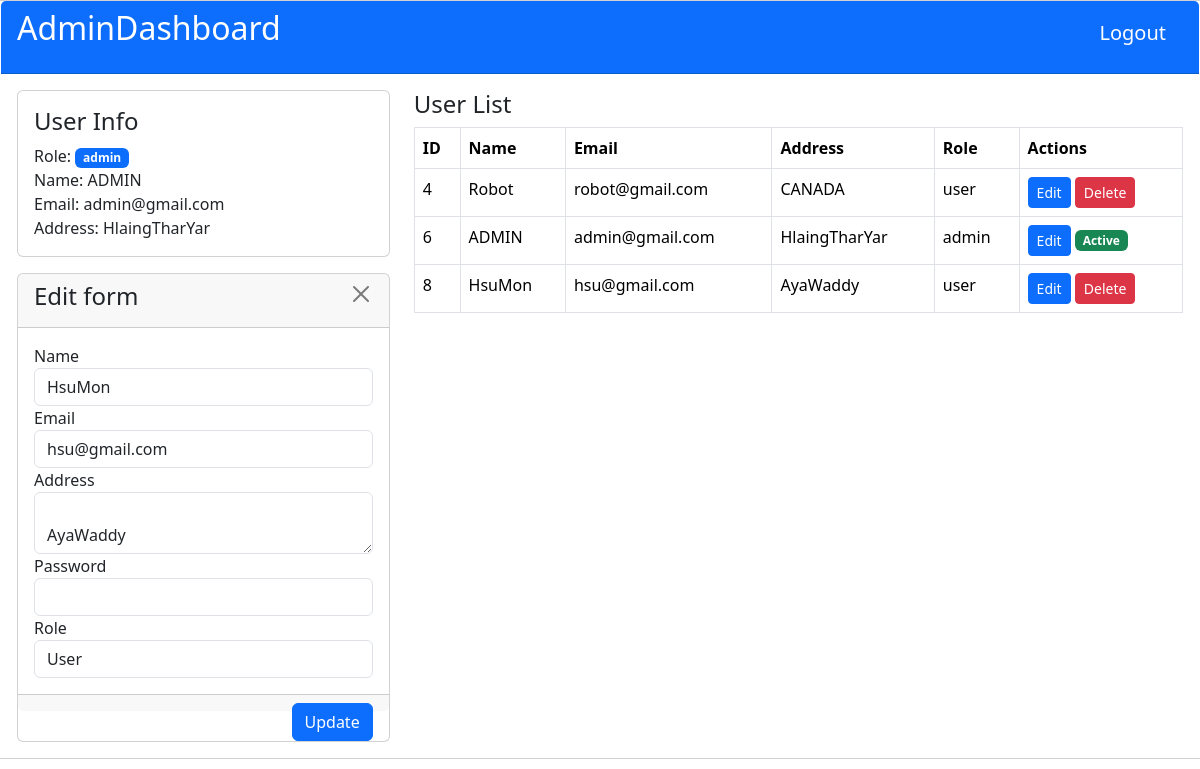
Page /admin-dashboard.php?id=8 (signed in) on the committed database.
### tables this page shows
CREATE TABLE `users` (
  `id` int(11) NOT NULL AUTO_INCREMENT,
  `name` varchar(255) NOT NULL,
  `email` varchar(255) NOT NULL,
  `address` text NOT NULL,
  `password` varchar(255) NOT NULL,
  `role` varchar(100) NOT NULL DEFAULT 'user',
  PRIMARY KEY (`id`)
);

### admin-dashboard.php (the view, shortened to what this page needs)
<?php
include "_actions/connect.php";
$sql = "select * from users";
$users = $db->query($sql);
$editFormState = false;
if (isset($_GET['id'])) {
    $editFormState = true;
    $editID = $_GET['id'];
    $editSql = "select * from users where id=$editID";
    $sqlData = $db->query($editSql);
    $userInfo = $sqlData->fetch_assoc();
}
?>
<!DOCTYPE html>
<html lang="en">
<head>
    <link href="https://cdn.jsdelivr.net/npm/bootstrap@5.3.2/dist/css/bootstrap.min.css" rel="stylesheet">
</head>
<body>
    <div class="container-flude">
        <div class="row">
            <div class="card">
                <div class="card-header bg-primary">
                    <div class="card-title">
                        <div class="row">
                            <div class="col-md-6">
                                <h2 class="text-white">AdminDashboard</h2>
                            </div>
                            <div class="col-md-6">
                                <div class="float-end">
                                    <a href="_actions/logout.php" class="btn btn-lg btn-primary" onclick="return confirm('Are you sure?')">
                                        Logout
                                    </a>
                                </div>
                            </div>
                        </div>
                    </div>
                </div>
                <div class="card-body">
                    <div class="row">
                        <div class="col-md-4">
                            <div class="card">
                                <div class="card-body">
                                    <h4>User Info</h4>
                                    <div>
                                        Role: <span class="badge text-bg-primary"><?php echo $_SESSION['user']['role']; ?></span>
                                    </div>
                                    <div>
                                        Name: <?php echo $_SESSION['user']['name']; ?>
                                    </div>
                                    <div>
                                        Email: <?php echo $_SESSION['user']['email']; ?>
                                    </div>
                                    <div>
                                        Address: <?php echo $_SESSION['user']['address']; ?>
                                    </div>
                                </div>
                            </div>
                            <?php if ($editFormState) : ?>
                                <div class="card mt-3">
                                    <form action="_actions/update.php" method="post">
                                        <div class="card-header">
                                            <h4>
                                                Edit form
                                                <a href="admin-dashboard.php" class="btn btn-close float-end"></a>
                                            </h4>
                                        </div>
                                        <div class="card-body">
                                            <div class="form-group">
                                                <label for="">Name</label>
                                                <input type="text" name="name" class="form-control" value="<?= $userInfo['name'] ?>">
                                            </div>
                                            <div class="form-group">
                                                <label for="">Email</label>
                                                <input type="email" name="email" class="form-control" value="<?= $userInfo['email'] ?>">
                                            </div>
                                            <div class="form-group">
                                                <label for="">Address</label>
                                                <textarea type="text" name="address" class="form-control">
                                                    <?= $userInfo['address']; ?>
                                                </textarea>
                                            </div>
                                            <div class="form-group">
                                                <label for="">Password</label>
                                                <input type="text" name="password" class="form-control">
                                            </div>
                                            <div class="form-group">
                                                <label for="">Role</label>
                                                <select name="role" class="form-control">
                                                    <option value="user" <?php if ($userInfo['role'] == 'user') : ?> selected <?php endif; ?>>
                                                        User
                                                    </option>
                                                </select>
                                            </div>
                                        </div>
                                        <div class="card-footer">
                                            <button type="submit" class="btn btn-primary float-end">Update</button>
                                        </div>
                                    </form>
                                </div>
                            <?php endif ?>
                        </div>
                        <div class="col-md-8">
                            <h4>User List</h4>
                            <table class="table table-bordered">
                                <thead>
                                    <tr>
                                        <th>ID</th>
                                        <th>Name</th>
                                        <th>Email</th>
                                        <th>Address</th>
                                        <th>Role</th>
                                        <th>Actions</th>
                                    </tr>
                                </thead>
                                <tbody>
                                    <?php foreach ($users as $user) : ?>
                                        <tr>
                                            <td><?= $user['id'] ?></td>
                                            <td><?= $user['name'] ?></td>
                                            <td><?= $user['email'] ?></td>
                                            <td><?= $user['address'] ?></td>
                                            <td><?= $user['role'] ?></td>
                                            <td>
                                                <a href="admin-dashboard.php?id=<?= $user['id'] ?>" class="btn btn-primary btn-sm">Edit</a>
                                                <?php if ($user['id'] == $_SESSION['user']['id']) : ?>
                                                    <span class="badge bg-success">Active</span>
                                                <?php else : ?>
                                                    <a href="_actions/delete.php?id=<?= $user['id'] ?>" class="btn btn-danger btn-sm" onclick="return confirm('Are you sure to delete is user?')">
                                                        Delete
                                                    </a>
                                                <?php endif ?>
                                            </td>
                                        </tr>
                                    <?php endforeach; ?>
                                </tbody>
                            </table>
                        </div>
                    </div>
                </div>
            </div>
        </div>
    </div>
</body>
</html>

### rows in the picture
users: name "HsuMon", email "hsu@gmail.com", address "AyaWaddy", role "User", id "8", role "user"
users: id "4", name "Robot", email "robot@gmail.com", address "CANADA", role "user"
users: id "6", name "ADMIN", email "admin@gmail.com", address "HlaingTharYar", role "admin", shows "Active"

### other values in the picture
$_SESSION['user']['role'] "admin"
$_SESSION['user']['name'] "ADMIN"
$_SESSION['user']['email'] "admin@gmail.com"
$_SESSION['user']['address'] "HlaingTharYar"
